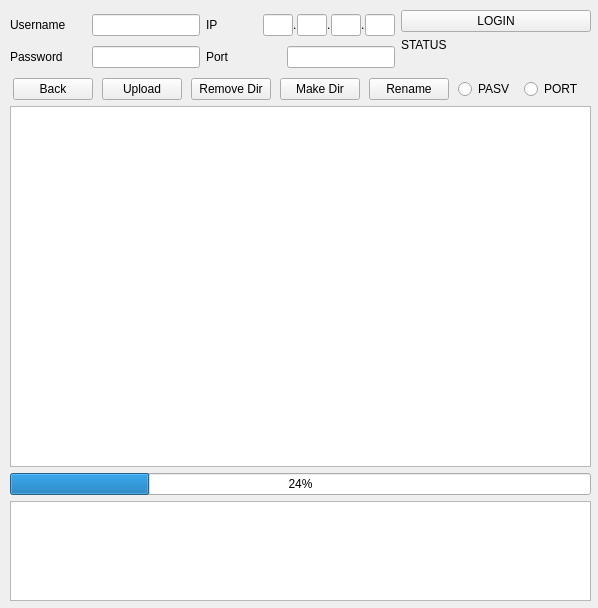
<?xml version="1.0" encoding="UTF-8"?>
<ui version="4.0">
 <class>FTPClient</class>
 <widget class="QWidget" name="FTPClient">
  <property name="geometry">
   <rect>
    <x>0</x>
    <y>0</y>
    <width>598</width>
    <height>608</height>
   </rect>
  </property>
  <property name="sizePolicy">
   <sizepolicy hsizetype="Fixed" vsizetype="Fixed">
    <horstretch>0</horstretch>
    <verstretch>0</verstretch>
   </sizepolicy>
  </property>
  <property name="windowTitle">
   <string>FTPClient</string>
  </property>
  <widget class="QWidget" name="verticalLayoutWidget">
   <property name="geometry">
    <rect>
     <x>10</x>
     <y>10</y>
     <width>581</width>
     <height>591</height>
    </rect>
   </property>
   <layout class="QVBoxLayout" name="verticalLayout" stretch="0,0,0,0,0">
    <item>
     <layout class="QHBoxLayout" name="horizontalLayout">
      <property name="sizeConstraint">
       <enum>QLayout::SetDefaultConstraint</enum>
      </property>
      <item>
       <layout class="QVBoxLayout" name="verticalLayout_2">
        <item>
         <layout class="QHBoxLayout" name="horizontalLayout_7">
          <property name="sizeConstraint">
           <enum>QLayout::SetFixedSize</enum>
          </property>
          <item>
           <widget class="QLabel" name="label_5">
            <property name="sizePolicy">
             <sizepolicy hsizetype="Preferred" vsizetype="Fixed">
              <horstretch>0</horstretch>
              <verstretch>0</verstretch>
             </sizepolicy>
            </property>
            <property name="text">
             <string>Username</string>
            </property>
           </widget>
          </item>
          <item>
           <widget class="QLineEdit" name="lineEditUsername">
            <property name="sizePolicy">
             <sizepolicy hsizetype="Fixed" vsizetype="Fixed">
              <horstretch>0</horstretch>
              <verstretch>0</verstretch>
             </sizepolicy>
            </property>
           </widget>
          </item>
         </layout>
        </item>
        <item>
         <layout class="QHBoxLayout" name="horizontalLayout_9">
          <property name="sizeConstraint">
           <enum>QLayout::SetFixedSize</enum>
          </property>
          <item>
           <widget class="QLabel" name="label_4">
            <property name="sizePolicy">
             <sizepolicy hsizetype="Preferred" vsizetype="Fixed">
              <horstretch>0</horstretch>
              <verstretch>0</verstretch>
             </sizepolicy>
            </property>
            <property name="text">
             <string>Password</string>
            </property>
           </widget>
          </item>
          <item>
           <widget class="QLineEdit" name="lineEditPassword">
            <property name="sizePolicy">
             <sizepolicy hsizetype="Fixed" vsizetype="Fixed">
              <horstretch>0</horstretch>
              <verstretch>0</verstretch>
             </sizepolicy>
            </property>
           </widget>
          </item>
         </layout>
        </item>
       </layout>
      </item>
      <item>
       <layout class="QVBoxLayout" name="verticalLayout_3">
        <item>
         <layout class="QHBoxLayout" name="horizontalLayout_4">
          <property name="spacing">
           <number>0</number>
          </property>
          <property name="sizeConstraint">
           <enum>QLayout::SetFixedSize</enum>
          </property>
          <item>
           <widget class="QLabel" name="label">
            <property name="sizePolicy">
             <sizepolicy hsizetype="Preferred" vsizetype="Fixed">
              <horstretch>0</horstretch>
              <verstretch>0</verstretch>
             </sizepolicy>
            </property>
            <property name="text">
             <string>IP</string>
            </property>
           </widget>
          </item>
          <item>
           <widget class="QLineEdit" name="lineEditIP0">
            <property name="sizePolicy">
             <sizepolicy hsizetype="Fixed" vsizetype="Fixed">
              <horstretch>0</horstretch>
              <verstretch>0</verstretch>
             </sizepolicy>
            </property>
            <property name="maximumSize">
             <size>
              <width>30</width>
              <height>16777215</height>
             </size>
            </property>
            <property name="text">
             <string/>
            </property>
           </widget>
          </item>
          <item>
           <widget class="QLabel" name="label_6">
            <property name="sizePolicy">
             <sizepolicy hsizetype="Fixed" vsizetype="Fixed">
              <horstretch>0</horstretch>
              <verstretch>0</verstretch>
             </sizepolicy>
            </property>
            <property name="text">
             <string>.</string>
            </property>
           </widget>
          </item>
          <item>
           <widget class="QLineEdit" name="lineEditIP1">
            <property name="sizePolicy">
             <sizepolicy hsizetype="Fixed" vsizetype="Fixed">
              <horstretch>0</horstretch>
              <verstretch>0</verstretch>
             </sizepolicy>
            </property>
            <property name="maximumSize">
             <size>
              <width>30</width>
              <height>16777215</height>
             </size>
            </property>
           </widget>
          </item>
          <item>
           <widget class="QLabel" name="label_7">
            <property name="sizePolicy">
             <sizepolicy hsizetype="Fixed" vsizetype="Fixed">
              <horstretch>0</horstretch>
              <verstretch>0</verstretch>
             </sizepolicy>
            </property>
            <property name="text">
             <string>.</string>
            </property>
           </widget>
          </item>
          <item>
           <widget class="QLineEdit" name="lineEditIP2">
            <property name="sizePolicy">
             <sizepolicy hsizetype="Fixed" vsizetype="Fixed">
              <horstretch>0</horstretch>
              <verstretch>0</verstretch>
             </sizepolicy>
            </property>
            <property name="maximumSize">
             <size>
              <width>30</width>
              <height>16777215</height>
             </size>
            </property>
           </widget>
          </item>
          <item>
           <widget class="QLabel" name="label_8">
            <property name="sizePolicy">
             <sizepolicy hsizetype="Fixed" vsizetype="Fixed">
              <horstretch>0</horstretch>
              <verstretch>0</verstretch>
             </sizepolicy>
            </property>
            <property name="text">
             <string>.</string>
            </property>
           </widget>
          </item>
          <item>
           <widget class="QLineEdit" name="lineEditIP3">
            <property name="sizePolicy">
             <sizepolicy hsizetype="Fixed" vsizetype="Fixed">
              <horstretch>0</horstretch>
              <verstretch>0</verstretch>
             </sizepolicy>
            </property>
            <property name="maximumSize">
             <size>
              <width>30</width>
              <height>16777215</height>
             </size>
            </property>
           </widget>
          </item>
         </layout>
        </item>
        <item>
         <layout class="QHBoxLayout" name="horizontalLayout_5">
          <property name="sizeConstraint">
           <enum>QLayout::SetFixedSize</enum>
          </property>
          <item>
           <widget class="QLabel" name="label_2">
            <property name="sizePolicy">
             <sizepolicy hsizetype="Preferred" vsizetype="Fixed">
              <horstretch>0</horstretch>
              <verstretch>0</verstretch>
             </sizepolicy>
            </property>
            <property name="text">
             <string>Port</string>
            </property>
           </widget>
          </item>
          <item>
           <widget class="QLineEdit" name="lineEditPort">
            <property name="sizePolicy">
             <sizepolicy hsizetype="Fixed" vsizetype="Fixed">
              <horstretch>0</horstretch>
              <verstretch>0</verstretch>
             </sizepolicy>
            </property>
            <property name="maximumSize">
             <size>
              <width>445</width>
              <height>16777215</height>
             </size>
            </property>
           </widget>
          </item>
         </layout>
        </item>
       </layout>
      </item>
      <item>
       <layout class="QVBoxLayout" name="verticalLayout_4">
        <item>
         <widget class="QPushButton" name="pushButtonLogin">
          <property name="text">
           <string>LOGIN</string>
          </property>
         </widget>
        </item>
        <item>
         <widget class="QLabel" name="labelStatus">
          <property name="text">
           <string>STATUS</string>
          </property>
         </widget>
        </item>
        <item>
         <widget class="QLabel" name="labelSYST">
          <property name="text">
           <string/>
          </property>
         </widget>
        </item>
       </layout>
      </item>
     </layout>
    </item>
    <item>
     <layout class="QHBoxLayout" name="horizontalLayout_10">
      <item>
       <widget class="QPushButton" name="pushButtonBack">
        <property name="sizePolicy">
         <sizepolicy hsizetype="Fixed" vsizetype="Fixed">
          <horstretch>0</horstretch>
          <verstretch>0</verstretch>
         </sizepolicy>
        </property>
        <property name="text">
         <string>Back</string>
        </property>
       </widget>
      </item>
      <item>
       <widget class="QPushButton" name="pushButtonSTOR">
        <property name="sizePolicy">
         <sizepolicy hsizetype="Fixed" vsizetype="Fixed">
          <horstretch>0</horstretch>
          <verstretch>0</verstretch>
         </sizepolicy>
        </property>
        <property name="text">
         <string>Upload</string>
        </property>
       </widget>
      </item>
      <item>
       <widget class="QPushButton" name="pushButtonRMD">
        <property name="sizePolicy">
         <sizepolicy hsizetype="Fixed" vsizetype="Fixed">
          <horstretch>0</horstretch>
          <verstretch>0</verstretch>
         </sizepolicy>
        </property>
        <property name="text">
         <string>Remove Dir</string>
        </property>
       </widget>
      </item>
      <item>
       <widget class="QPushButton" name="pushButtonMKD">
        <property name="sizePolicy">
         <sizepolicy hsizetype="Fixed" vsizetype="Fixed">
          <horstretch>0</horstretch>
          <verstretch>0</verstretch>
         </sizepolicy>
        </property>
        <property name="text">
         <string>Make Dir</string>
        </property>
       </widget>
      </item>
      <item>
       <widget class="QPushButton" name="pushButtonRename">
        <property name="sizePolicy">
         <sizepolicy hsizetype="Fixed" vsizetype="Fixed">
          <horstretch>0</horstretch>
          <verstretch>0</verstretch>
         </sizepolicy>
        </property>
        <property name="text">
         <string>Rename</string>
        </property>
       </widget>
      </item>
      <item>
       <widget class="QRadioButton" name="radioButtonPASV">
        <property name="sizePolicy">
         <sizepolicy hsizetype="Fixed" vsizetype="Fixed">
          <horstretch>0</horstretch>
          <verstretch>0</verstretch>
         </sizepolicy>
        </property>
        <property name="text">
         <string>PASV</string>
        </property>
       </widget>
      </item>
      <item>
       <widget class="QRadioButton" name="radioButtonPORT">
        <property name="sizePolicy">
         <sizepolicy hsizetype="Fixed" vsizetype="Fixed">
          <horstretch>0</horstretch>
          <verstretch>0</verstretch>
         </sizepolicy>
        </property>
        <property name="text">
         <string>PORT</string>
        </property>
       </widget>
      </item>
     </layout>
    </item>
    <item>
     <widget class="QTableWidget" name="tableWidget">
      <property name="rowCount">
       <number>0</number>
      </property>
      <property name="columnCount">
       <number>0</number>
      </property>
     </widget>
    </item>
    <item>
     <widget class="QProgressBar" name="progressBar">
      <property name="value">
       <number>24</number>
      </property>
     </widget>
    </item>
    <item>
     <widget class="QTextEdit" name="textEditMessage">
      <property name="sizePolicy">
       <sizepolicy hsizetype="Expanding" vsizetype="Fixed">
        <horstretch>0</horstretch>
        <verstretch>0</verstretch>
       </sizepolicy>
      </property>
      <property name="maximumSize">
       <size>
        <width>16777215</width>
        <height>100</height>
       </size>
      </property>
     </widget>
    </item>
   </layout>
  </widget>
 </widget>
 <resources/>
 <connections/>
</ui>
